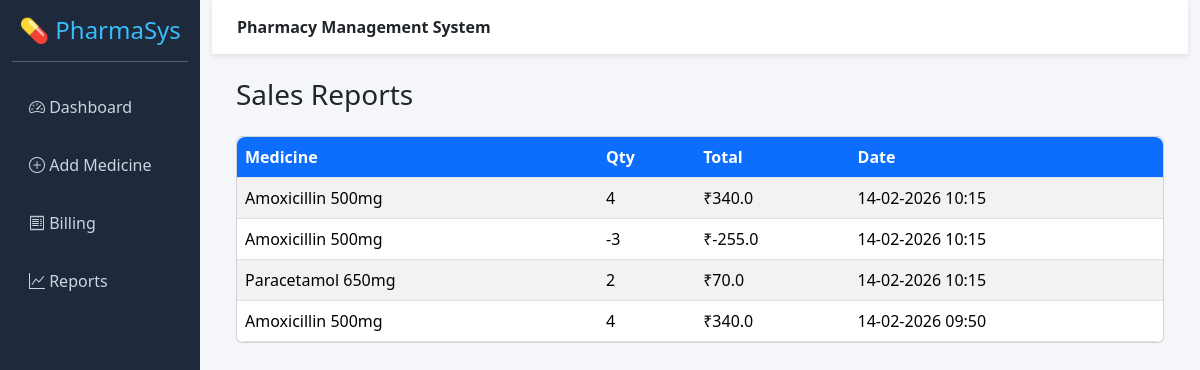
The app's page /sales with its own data.
### app.py (models this page shows)
class Sale(db.Model):
    id = db.Column(db.Integer, primary_key=True)
    medicine_name = db.Column(db.String(100))
    quantity = db.Column(db.Integer)
    total_price = db.Column(db.Float)
    date = db.Column(db.DateTime, default=datetime.utcnow)

### app.py (the view)
@app.route('/sales')
def sales():
    records = Sale.query.order_by(Sale.date.desc()).all()
    return render_template(
        'sales.html',
        records=records
    )

### templates/sales.html
{% extends 'base.html' %}
{% block content %}
<h3 class="mb-4">Sales Reports</h3>
<div class="card">
<div class="card-body p-0">
<table class="table table-striped mb-0">
<thead>
<tr>
<th>Medicine</th>
<th>Qty</th>
<th>Total</th>
<th>Date</th>
</tr>
</thead>
<tbody>
{% for r in records %}
<tr>
<td>{{ r.medicine_name }}</td>
<td>{{ r.quantity }}</td>
<td>₹{{ r.total_price }}</td>
<td>{{ r.date.strftime('%d-%m-%Y %H:%M') }}</td>
</tr>
{% endfor %}
</tbody>
</table>
</div>
</div>
{% endblock %}

### static/style.css (style rules this page uses)
body { background: #f4f6f9; font-family: "Segoe UI", sans-serif; }
.table { background: white; border-radius: 8px; overflow: hidden; }
.table th { background: #0d6efd; color: white; }

### records on screen
Sale: medicine_name "Amoxicillin 500mg", quantity "4", total_price "340.0", date "14-02-2026 10:15"
Sale: medicine_name "Amoxicillin 500mg", quantity "-3", total_price "-255.0", date "14-02-2026 10:15"
Sale: medicine_name "Paracetamol 650mg", quantity "2", total_price "70.0", date "14-02-2026 10:15"
Sale: medicine_name "Amoxicillin 500mg", quantity "4", total_price "340.0", date "14-02-2026 09:50"
